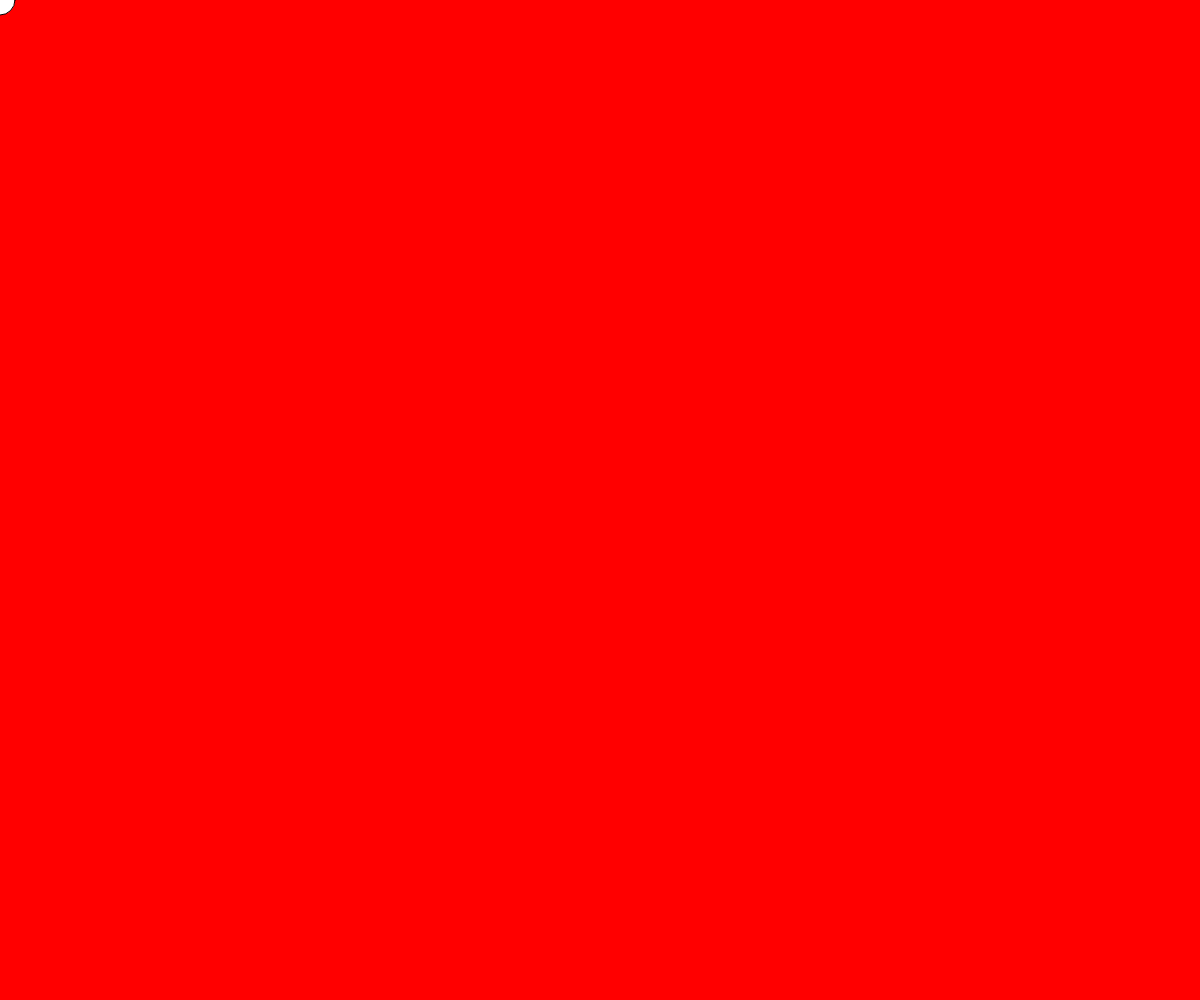
Frame 1 (no input)
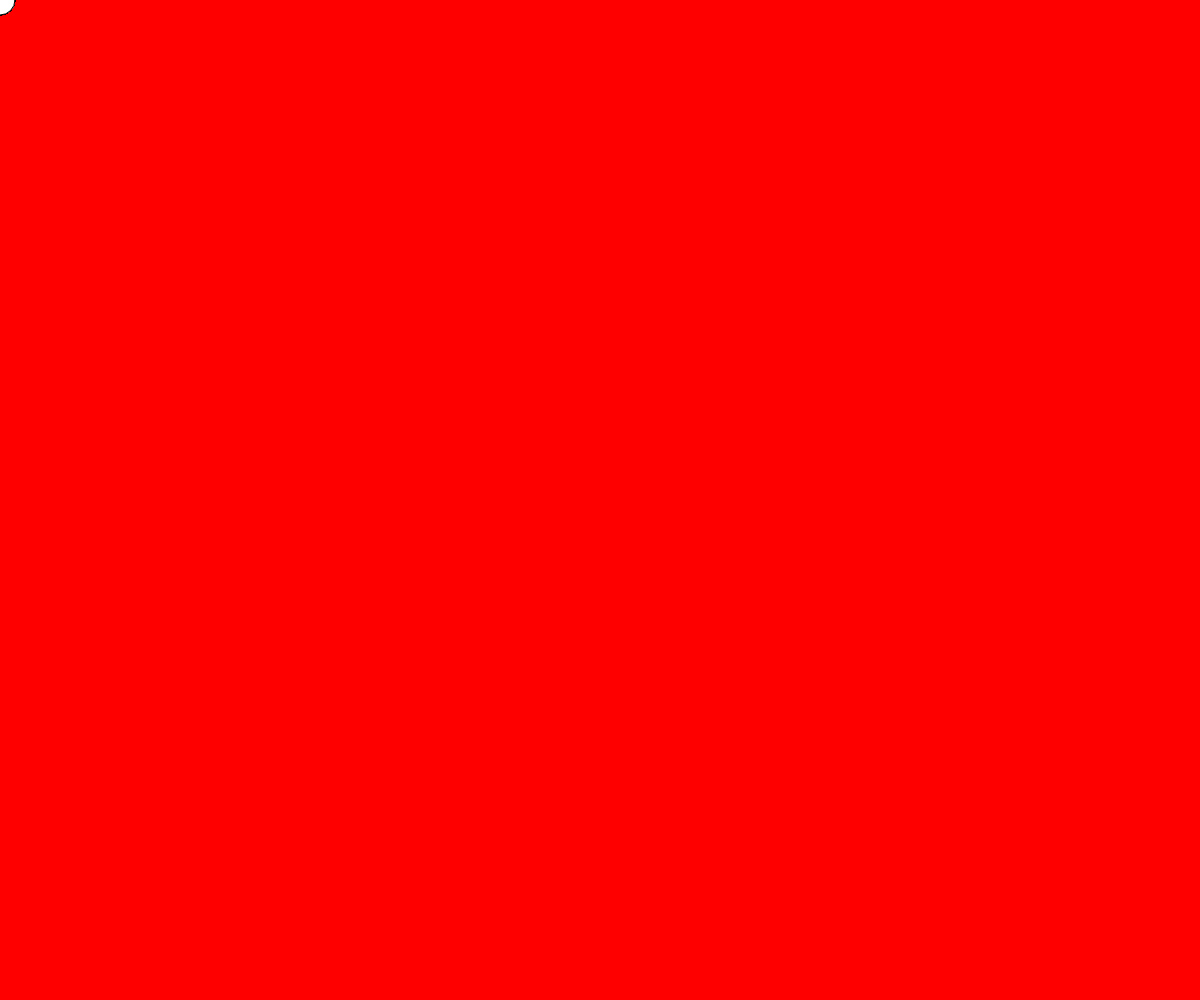
Frame 60 (no input)
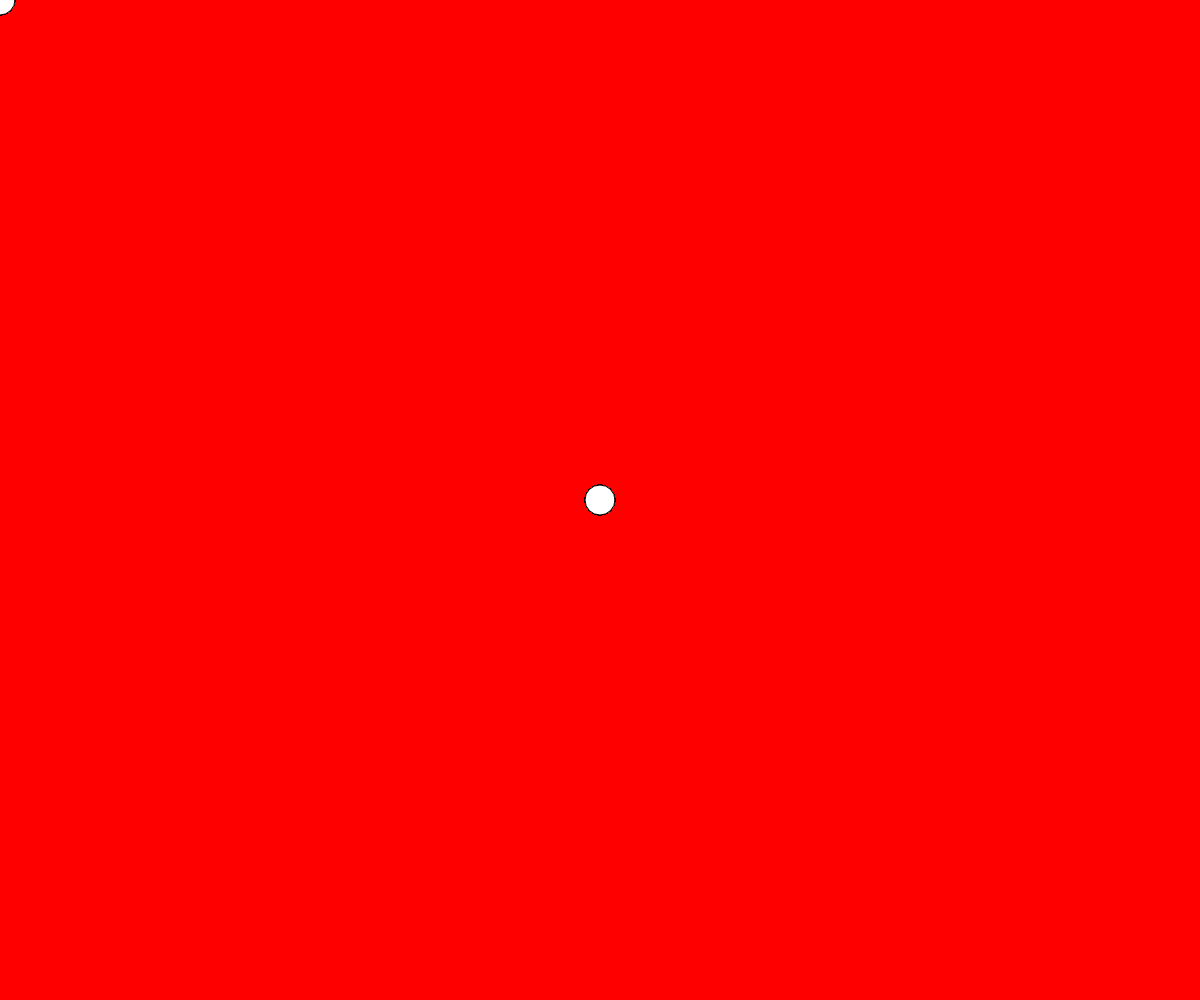
Frame 120 (the mouse pressed at the canvas centre since frame 60)

The p5.js sketch that drew these frames (run headless with seeded random() and noise() and a simulated clock; from frame 60 on, the mouse is pressed at the canvas centre):

// p5.js sketch
// ── sketch.js
// Project Title
// Your Name
// Date
//
// Extra for Experts:
// - describe what you did to take this project "above and beyond"


function setup() {
  createCanvas(windowWidth, windowHeight);
  background(255, 0, 0);
}

function draw() {
  circle(mouseX, mouseY, 30);
}
